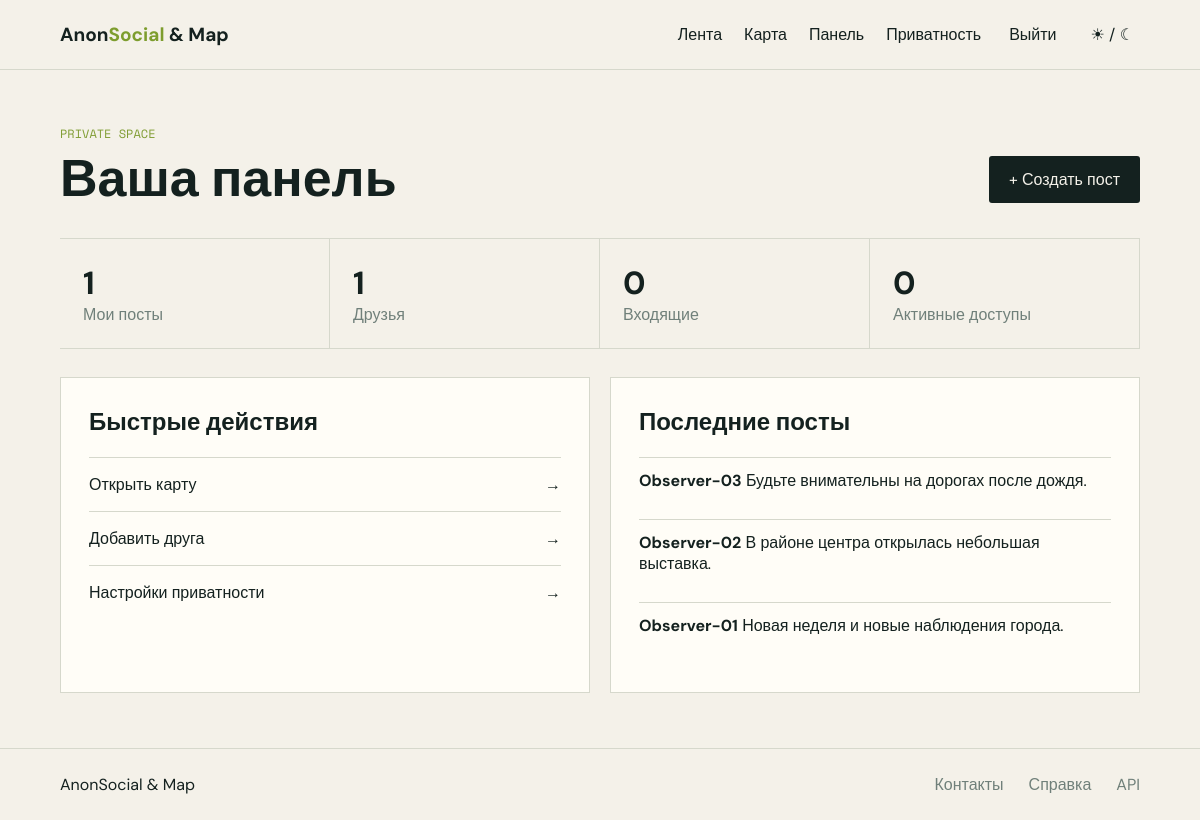
Page /dashboard/ (signed in) on the committed database.
### core/models.py (models this page shows, shortened)
class AnonymousPost(models.Model):
    author = models.ForeignKey(AnonUser, on_delete=models.CASCADE, related_name='posts')
    content = models.TextField(max_length=5000)
    image = models.ImageField(upload_to='posts/%Y/%m/', blank=True, null=True, validators=[validate_image])
    created_at = models.DateTimeField(auto_now_add=True, db_index=True)
    updated_at = models.DateTimeField(auto_now=True)
    is_hidden = models.BooleanField(default=False)
    tags = models.ManyToManyField(Tag, blank=True, related_name='posts')
    class Meta:
        ordering = ['-created_at']
        indexes = [models.Index(fields=['-created_at', 'is_hidden'])]

class AnonUser(AbstractUser):
    anon_code = models.UUIDField(default=uuid.uuid4, unique=True, editable=False, db_index=True)
    pseudonym = models.CharField(max_length=40, unique=True)
    location_visibility = models.CharField(max_length=20, choices=[('friends', 'Только друзья'), ('selected', 'Выбранные друзья'), ('nobody', 'Никто')], default='friends')
    location_sharing_enabled = models.BooleanField(default=True)
    show_on_map = models.BooleanField(default=False)

### core/views.py (the view)
# urls.py: path('dashboard/', views.dashboard, name='dashboard'), path('feed/', views.feed, name='feed'), path('posts/new/', views.post_create, name='post_create'), path('posts/<int:pk>/', views.post_detail, nam
@login_required
def dashboard(request):
    friends = FriendRelation.objects.filter(Q(user_from=request.user) | Q(user_to=request.user), is_accepted=True)
    incoming = FriendRelation.objects.filter(user_to=request.user, status='pending')
    return render(request, 'core/dashboard.html', {'my_posts': request.user.posts.all()[:5], 'friends': friends.count(), 'incoming': incoming.count(), 'active_locations': LocationShare.objects.filter(shared_with=request.user, is_active=True, expires_at__gt=timezone.now()).count(), 'latest': AnonymousPost.objects.filter(is_hidden=False)[:8]})

### templates/core/dashboard.html
{% extends 'base.html' %}{% block content %}<div class="page-head"><div><p class="kicker">PRIVATE SPACE</p><h1>Ваша панель</h1></div><a class="button" href="{% url 'post_create' %}">+ Создать пост</a></div><section class="stats"><div><strong>{{ my_posts|length }}</strong><span>Мои посты</span></div><div><strong>{{ friends }}</strong><span>Друзья</span></div><div><strong>{{ incoming }}</strong><span>Входящие</span></div><div><strong>{{ active_locations }}</strong><span>Активные доступы</span></div></section><section class="dashboard-grid"><div class="panel"><h2>Быстрые действия</h2><a class="row-link" href="{% url 'map' %}">Открыть карту <span>→</span></a><a class="row-link" href="{% url 'friends' %}">Добавить друга <span>→</span></a><a class="row-link" href="{% url 'privacy' %}">Настройки приватности <span>→</span></a></div><div class="panel"><h2>Последние посты</h2>{% for post in latest %}<p class="post-mini"><b>{{ post.author.pseudonym }}</b> {{ post.content|truncatechars:90 }}</p>{% empty %}<p class="muted">Лента пока пуста.</p>{% endfor %}</div></section>{% endblock %}

### static/css/site.css (style rules this page uses)
:root { --ink:#14211f;--paper:#f4f1e9;--muted:#70807a;--line:#d6d8cc;--accent:#d7f36b;--card:#fffdf7 }
* { box-sizing:border-box }
body { margin:0;background:var(--paper);color:var(--ink);font:16px 'DM Sans',sans-serif }
a { color:inherit;text-decoration:none }
.button { display:inline-block;background:var(--ink);color:var(--paper);border:0;padding:13px 20px;border-radius:3px;cursor:pointer;font:inherit }
h1 { font-size:clamp(42px,7vw,90px);line-height:.95;margin:10px 0 22px;letter-spacing:0 }
.kicker { font:12px 'Space Mono';letter-spacing:0;color:#809d34 }
.page-head { display:flex;justify-content:space-between;align-items:end;margin-bottom:35px }
.page-head h1 { font-size:52px;margin:0 }
.page-head .kicker { margin:0 0 12px }
.stats { display:grid;grid-template-columns:repeat(4,1fr);border-block:1px solid var(--line);margin-bottom:28px }
.stats div { padding:23px;border-right:1px solid var(--line) }
.stats strong { display:block;font-size:32px }
.stats span { color:var(--muted) }
.dashboard-grid,.two-col { display:grid;grid-template-columns:1fr 1fr;gap:20px }
.panel,.form-shell,.post-card { background:var(--card);border:1px solid var(--line);padding:28px }
.panel h2 { margin-top:0 }
.row-link { display:flex;justify-content:space-between;border-top:1px solid var(--line);padding:16px 0 }
.post-mini { border-top:1px solid var(--line);padding:12px 0 }

### rows in the picture
AnonymousPost: author.pseudonym "Observer-03", content "Будьте внимательны на дорогах после дождя."
AnonymousPost: author.pseudonym "Observer-02", content "В районе центра открылась небольшая выставка."
AnonymousPost: author.pseudonym "Observer-01", content "Новая неделя и новые наблюдения города."

### other values in the picture
{{ my_posts|length }} "1"
{{ friends }} "1"
{{ incoming }} "0"
{{ active_locations }} "0"
